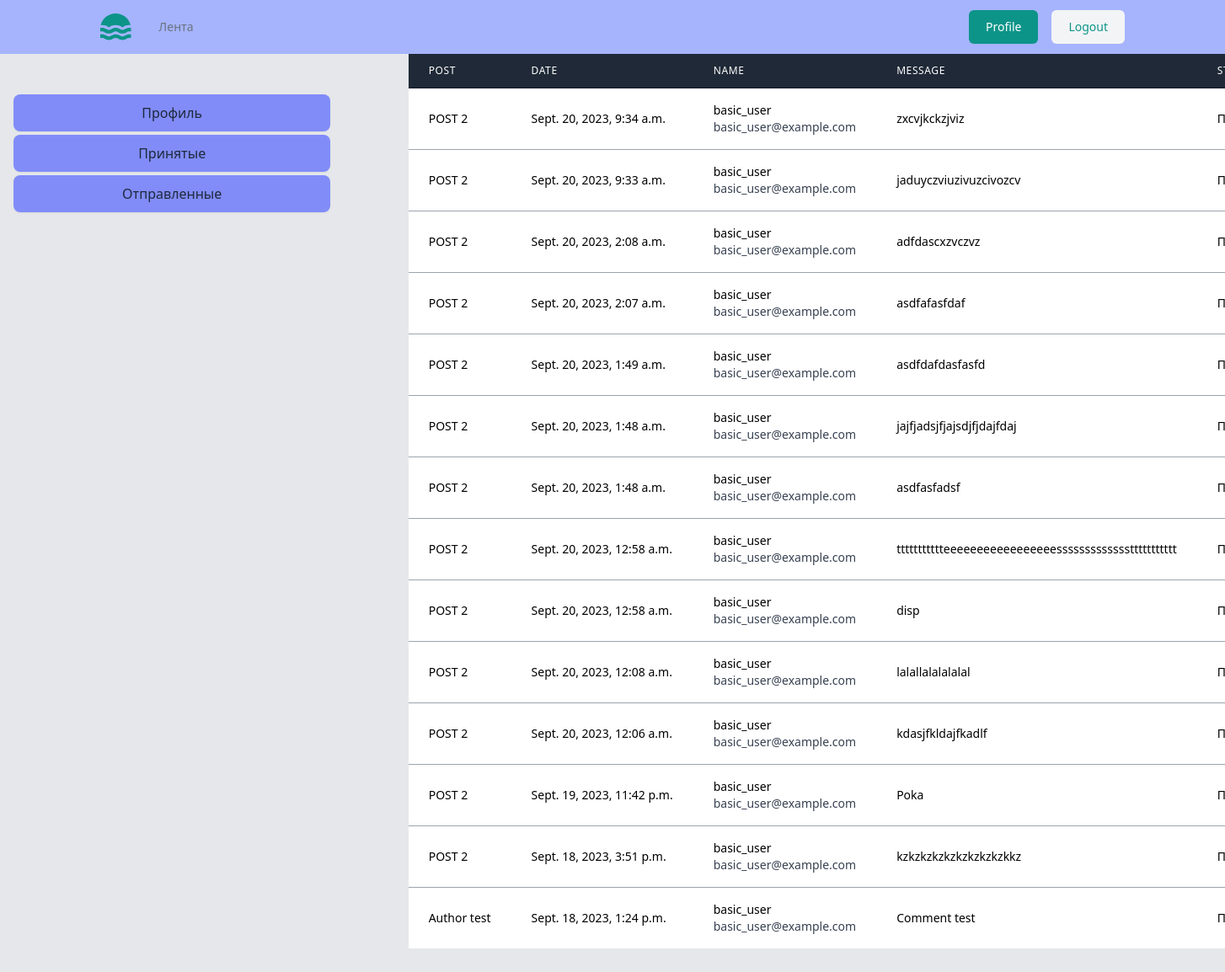
Screenshot of /profile/messages (signed in) with the database file from the repository.
### board/models.py (models this page shows, shortened)
class Comment(models.Model):
    commentPost = models.ForeignKey(Post, related_name='comments', on_delete=models.CASCADE)
    commentUser = models.ForeignKey(User, on_delete=models.CASCADE)
    commentText = models.TextField()
    commentCreated = models.DateTimeField(auto_now_add=True)
    is_accepted = models.BooleanField(default=False)

class Post(models.Model):
    author = models.ForeignKey(Author, on_delete=models.CASCADE)
    title = models.CharField(max_length=128, )
    text = models.TextField()
    created_at = models.DateTimeField(auto_now_add=True)
    category = models.ManyToManyField(Category, through='PostCategory')
    img = models.FileField(upload_to='images', null=True, blank=True, verbose_name='Изображение')

### board/views.py (the view)
# urls.py: path('profile/messages', ProfileMessageView.as_view(), name='messages'),
class ProfileMessageView(ListView):
    model = Post
    template_name = 'profile/profile_messages.html'
    def get_context_data(self, **kwargs):
        context = super().get_context_data(**kwargs)
        user = self.request.user
        comments = Comment.objects.all().filter(commentUser=user).order_by('-commentCreated')
        context['is_not_author'] = not self.request.user.groups.filter(name='authors').exists()
        context["messages"] = comments
        return context

### board/templates/profile/profile_messages.html (shortened to what this page needs)
{% extends 'layout/base.html' %}
{% block content %}
<div class='grid grid-cols-3 gap-0 lg:grid-cols-3 lg:gap-0 bg-gray-200'>
  <div class='bg-gray-200 flex h-screen flex-col border-e'>
    <div class='px-4 py-6'>
      <ul class='mt-6 space-y-1'>
          <li>
              <a href="{% url 'board:profile' %}" class='block w-5/6 rounded-lg bg-indigo-400 px-3.5 py-2.5 text-center text-md font-normal text-slate-800 shadow-sm hover:bg-indigo-300 focus-visible:outline focus-visible:outline-2 focus-visible:outline-offset-2 focus-visible:outline-indigo-600'>Профиль</a>
          </li>
          {% if not is_not_author %}
          <li>
            <a href="{% url 'board:responses' %}" class='block w-5/6 rounded-lg bg-indigo-400 px-3.5 py-2.5 text-center text-md font-normal text-slate-800 shadow-sm hover:bg-indigo-300 focus-visible:outline focus-visible:outline-2 focus-visible:outline-offset-2 focus-visible:outline-indigo-600'>Принятые</a>
            </li>
            {% endif %}
          <li>
              <a href="{% url 'board:messages' %}" class='block w-5/6 rounded-lg bg-indigo-400 px-3.5 py-2.5 text-center text-md font-normal text-slate-800 shadow-sm hover:bg-indigo-300 focus-visible:outline focus-visible:outline-2 focus-visible:outline-offset-2 focus-visible:outline-indigo-600'>Отправленные</a>
          </li>
      </ul>
  </div>
  </div>
  <div class='lg:col-span-2 bg-gray-200'>
    {% if messages %}
<table class='w-3/4 divide-y divide-gray-900 overflow-x-auto '>
    <thead class='bg-gray-800'>
      <tr>
        <th scope='col' class='px-6 py-3 text-left text-xs font-medium text-white uppercase tracking-wider'>
          Post
        </th>
        <th scope='col' class='px-6 py-3 text-left text-xs font-medium text-white uppercase tracking-wider'>
          Date
        </th>
        <th scope='col' class='px-6 py-3 text-left text-xs font-medium text-white uppercase tracking-wider'>
          Name
        </th>
        <th scope='col' class='px-6 py-3 text-left text-xs font-medium text-white uppercase tracking-wider'>
          Message
        </th>
        <th scope='col' class='px-6 py-3 text-left text-xs font-medium text-white uppercase tracking-wider'>
          Status
        </th>
      </tr>
    </thead>
    <tbody class='bg-white divide-y divide-gray-400'>
    {% for mess in messages %}
      <tr>
        <td class='px-6 py-4 whitespace-nowrap'>
          <div class='text-sm text-black'>{{ mess.commentPost.title }}</div>
        </td>
        <td class='px-6 py-4 whitespace-nowrap'>
            <div class='text-sm text-black'>{{ mess.commentCreated }}</div>
        </td>
        <td class='px-6 py-4 whitespace-nowrap'>
              <div class='text-sm font-medium text-black'>
                {{ mess.commentUser.username }}
              </div>
              <div class='text-sm text-gray-700'>
                {{ mess.commentUser.email }}
              </div>
        </td>
        <td class='px-6 py-4 whitespace-nowrap'>
          <div class='text-sm text-black'>{{ mess.commentText }}</div>
        </td>
        <td class='px-6 py-4 whitespace-nowrap'>
          {% if not mess.is_accepted %}
          <div class='text-sm text-black'>Ожидается</div>
          {% else %}
          <div class='text-sm text-black'>Принято</div>
          {% endif %}
        </td>
      </tr>
      {% endfor %}
    </tbody>
  </table>
{% else %}
<h2>Нет сообщений</h2>
{% endif %}
  </div>
</div>
{% endblock content %}

### rows the page displays
Comment: commentPost "POST 2", commentCreated "Sept. 20, 2023, 9:34 a.m.", commentUser.username "basic_user", commentUser.email "basic_user@example.com", commentText "zxcvjkckzjviz", is_accepted "Принято"
Comment: commentPost "POST 2", commentCreated "Sept. 20, 2023, 9:33 a.m.", commentUser.username "basic_user", commentUser.email "basic_user@example.com", commentText "jaduyczviuzivuzcivozcv", is_accepted "Принято"
Comment: commentPost "POST 2", commentCreated "Sept. 20, 2023, 2:08 a.m.", commentUser.username "basic_user", commentUser.email "basic_user@example.com", commentText "adfdascxzvczvz", is_accepted "Принято"
Comment: commentPost "POST 2", commentCreated "Sept. 20, 2023, 2:07 a.m.", commentUser.username "basic_user", commentUser.email "basic_user@example.com", commentText "asdfafasfdaf", is_accepted "Принято"
Comment: commentPost "POST 2", commentCreated "Sept. 20, 2023, 1:49 a.m.", commentUser.username "basic_user", commentUser.email "basic_user@example.com", commentText "asdfdafdasfasfd", is_accepted "Принято"
Comment: commentPost "POST 2", commentCreated "Sept. 20, 2023, 1:48 a.m.", commentUser.username "basic_user", commentUser.email "basic_user@example.com", commentText "jajfjadsjfjajsdjfjdajfdaj", is_accepted "Принято"
Comment: commentPost "POST 2", commentCreated "Sept. 20, 2023, 1:48 a.m.", commentUser.username "basic_user", commentUser.email "basic_user@example.com", commentText "asdfasfadsf", is_accepted "Принято"
Comment: commentPost "POST 2", commentCreated "Sept. 20, 2023, 12:58 a.m.", commentUser.username "basic_user", commentUser.email "basic_user@example.com", commentText "ttttttttttteeeeeeeeeeeeeeeeesssssssssssssttttttttttt", is_accepted "Принято"
Comment: commentPost "POST 2", commentCreated "Sept. 20, 2023, 12:58 a.m.", commentUser.username "basic_user", commentUser.email "basic_user@example.com", commentText "disp", is_accepted "Принято"
Comment: commentPost "POST 2", commentCreated "Sept. 20, 2023, 12:08 a.m.", commentUser.username "basic_user", commentUser.email "basic_user@example.com", commentText "lalallalalalalal", is_accepted "Принято"
Comment: commentPost "POST 2", commentCreated "Sept. 20, 2023, 12:06 a.m.", commentUser.username "basic_user", commentUser.email "basic_user@example.com", commentText "kdasjfkldajfkadlf", is_accepted "Принято"
Comment: commentPost "POST 2", commentCreated "Sept. 19, 2023, 11:42 p.m.", commentUser.username "basic_user", commentUser.email "basic_user@example.com", commentText "Poka", is_accepted "Принято"
Comment: commentPost "POST 2", commentCreated "Sept. 18, 2023, 3:51 p.m.", commentUser.username "basic_user", commentUser.email "basic_user@example.com", commentText "kzkzkzkzkzkzkzkzkzkkz", is_accepted "Принято"
Comment: commentPost "Author test", commentCreated "Sept. 18, 2023, 1:24 p.m.", commentUser.username "basic_user", commentUser.email "basic_user@example.com", commentText "Comment test", is_accepted "Принято"
